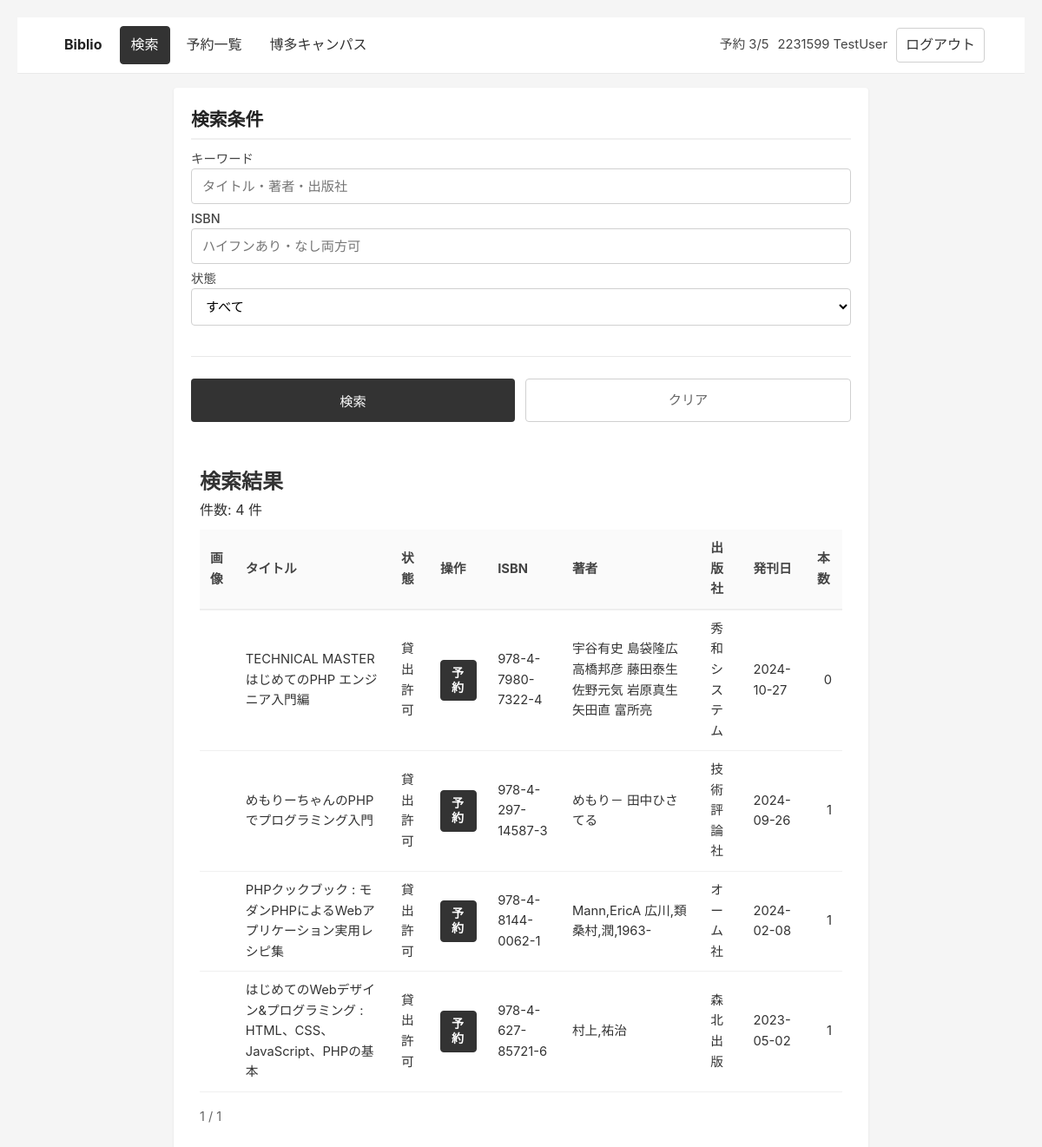
The app's page /search.php (signed in) with its own data.
### tables this page shows
CREATE TABLE `book` (
  `id` int(11) NOT NULL,
  `title` varchar(50) DEFAULT NULL,
  `isbn` varchar(20) DEFAULT NULL,
  `author` varchar(50) DEFAULT NULL COMMENT '著者',
  `publisher` varchar(50) DEFAULT NULL COMMENT '出版社',
  `publication_date` date DEFAULT NULL COMMENT '発刊日',
  `copies` int(1) DEFAULT NULL COMMENT '本数',
  `status` int(1) DEFAULT 0 COMMENT '通常＝0\r\n禁帯＝1'
);

### app_config.php (called while the page is built, shortened)
<?php
function fetchConfigInt(PDO $dbh, string $table, array $names): ?int {
	foreach ($names as $name) {
		try {
			$sql = "SELECT status FROM {$table} WHERE conf_name = :name LIMIT 1";
			$stmt = $dbh->prepare($sql);
			$stmt->execute([':name' => $name]);
			$val = $stmt->fetchColumn();
		} catch (Throwable $e) {
			continue;
		}
	}
	return null;
}
function getMaxReservationsDefault(PDO $dbh): int {
	$val = fetchConfigInt($dbh, 'page_config', ['max_reservations', 'reservation_limit', 'max_reservations_default']);
	return $val !== null && $val > 0 ? $val : 5;
}

### auth.php (called while the page is built, shortened)
<?php
function isLoggedIn(): bool {
    return isset($_SESSION['userId'], $_SESSION['stdNo'], $_SESSION['stdName']);
}
function getLoggedInUser(): array {
    return [
        'userId' => (int)$_SESSION['userId'],
        'stdNo' => (int)$_SESSION['stdNo'],
        'stdName' => (string)$_SESSION['stdName'],
        'loginAt' => (string)$_SESSION['loginAt'],
    ];
}

### search.php (the view, shortened to what this page needs)
<?php
require_once 'DBC.php';
require_once 'auth.php';
$results = [];
$totalCount = 0;
$page = 1;
$pageSize = 20;
try {
    $page = isset($_GET['page']) && ctype_digit((string)$_GET['page']) ? max(1, intval($_GET['page'])) : 1;
	$where = [];
	$whereSql = count($where) > 0 ? ('WHERE ' . implode(' AND ', $where)) : '';
	$countSql = "SELECT COUNT(*) AS c FROM book $whereSql";
	$countStmt = $dbh->prepare($countSql);
	$countStmt->execute();
	$totalCount = intval($countStmt->fetchColumn());
	$offset = ($page - 1) * $pageSize;
	$listSql = "SELECT id, title, isbn, author, publisher, publication_date, copies, status FROM book $whereSql ORDER BY publication_date DESC, title ASC LIMIT :limit OFFSET :offset";
	$listStmt = $dbh->prepare($listSql);
	$listStmt->bindValue(':limit', $pageSize, PDO::PARAM_INT);
	$listStmt->bindValue(':offset', $offset, PDO::PARAM_INT);
	$listStmt->execute();
	$results = $listStmt->fetchAll(PDO::FETCH_ASSOC);
} catch (Exception $exception) {
	$errorMessage = sprintf('検索エラー: %s', $exception->getMessage());
}
?>
<!DOCTYPE html>
<html lang="ja">
<head>
	<link rel="stylesheet" href="assets/CSS/style.css">
</head>
<body>
	<?php include 'header.php'; ?>
	<div class="container">
		<div class="form-container">
			<h2>検索条件</h2>
			<form method="get" action="search.php">
				<div class="form-group">
					<label for="q">キーワード</label>
					<input type="text" id="q" name="q" placeholder="タイトル・著者・出版社" value="<?php echo isset($_GET['q']) ? htmlspecialchars($_GET['q'], ENT_QUOTES, 'UTF-8') : ''; ?>">
				</div>
				<div class="form-group">
					<label for="isbn">ISBN</label>
					<input type="text" id="isbn" name="isbn" placeholder="ハイフンあり・なし両方可" value="<?php echo isset($_GET['isbn']) ? htmlspecialchars($_GET['isbn'], ENT_QUOTES, 'UTF-8') : ''; ?>">
				</div>
				<div class="form-group">
					<label for="status">状態</label>
					<select id="status" name="status">
						<option value="" <?php echo (!isset($_GET['status']) || $_GET['status'] === '') ? 'selected' : ''; ?>>すべて</option>
					</select>
				</div>
				<div class="form-actions">
					<button type="submit" class="submit-button">検索</button>
					<a href="search.php" class="reset-button" style="text-decoration:none;display:inline-block;text-align:center;">クリア</a>
				</div>
			</form>
		</div>
		<div class="list-container">
			<h2>検索結果</h2>
			<p>件数: <?php echo number_format($totalCount); ?> 件</p>
			<?php if ($totalCount > 0): ?>
				<table class="table">
					<thead>
						<tr>
							<th>画像</th>
							<th>タイトル</th>
							<th>状態</th>
							<th>操作</th>
							<th>ISBN</th>
							<th>著者</th>
							<th>出版社</th>
							<th>発刊日</th>
							<th>本数</th>
						</tr>
					</thead>
					<tbody>
						<?php foreach ($results as $row): ?>
							<tr>
								<td>
								</td>
								<td><?php echo htmlspecialchars($row['title'], ENT_QUOTES, 'UTF-8'); ?></td>
								<td><?php echo intval($row['status']) === 1 ? '禁帯出' : '貸出許可'; ?></td>
								<td>
									<?php if (intval($row['status']) !== 1): ?>
										<a href="reservation.php?isbn=<?php echo urlencode($row['isbn']); ?>" class="reserve-button">予約</a>
									<?php else: ?>
										<span style="color:#999;">—</span>
									<?php endif; ?>
								</td>
								<td><?php echo htmlspecialchars($row['isbn'], ENT_QUOTES, 'UTF-8'); ?></td>
								<td><?php echo htmlspecialchars($row['author'], ENT_QUOTES, 'UTF-8'); ?></td>
								<td><?php echo htmlspecialchars($row['publisher'], ENT_QUOTES, 'UTF-8'); ?></td>
								<td><?php echo htmlspecialchars($row['publication_date'], ENT_QUOTES, 'UTF-8'); ?></td>
								<td style="text-align:right;"><?php echo intval($row['copies']); ?></td>
							</tr>
						<?php endforeach; ?>
					</tbody>
				</table>
				<?php
					$totalPages = (int)ceil($totalCount / $pageSize);
					echo '<div class="pagination">';
					echo '<span class="page-info">' . $page . ' / ' . $totalPages . '</span>';
					echo '</div>';
				?>
			<?php else: ?>
				<p>該当する書籍は見つかりませんでした。</p>
			<?php endif; ?>
		</div>
	</div>
</body>
</html>

### header.php (shortened to what this page needs)
<?php
require_once __DIR__ . '/auth.php';
require_once __DIR__ . '/app_config.php';
$user = getLoggedInUser();
$current = basename($_SERVER['SCRIPT_NAME'] ?? '');
function isActive(string $file, string $current): bool {
    return strtolower($file) === strtolower($current);
}
$quotaText = '';
try {
    if (!empty($user)) {
        $stmt = $dbh->prepare('SELECT COUNT(*) FROM reservation WHERE user_id = :uid AND reservariton_status = 0');
        $stmt->execute([':uid' => (int)$user['userId']]);
        $count = (int)$stmt->fetchColumn();
        $limit = getMaxReservationsDefault($dbh);
        $quotaText = sprintf('予約 %d/%d', $count, $limit);
    }
} catch (Throwable $e) {
    $quotaText = '';
}
?>
<nav class="site-nav" data-open="false">
    <div class="nav-inner">
        <div class="nav-left">
            <a class="nav-brand" href="search.php">Biblio</a>
            <ul class="nav-links" id="navLinks">
                <li>
                    <a class="nav-link<?php echo isActive('search.php', $current) ? ' active' : ''; ?>" href="search.php" <?php echo isActive('search.php', $current) ? 'aria-current="page"' : ''; ?>>検索</a>
                </li>
                <li>
                    <a class="nav-link<?php echo isActive('reservation_list.php', $current) ? ' active' : ''; ?>" href="reservation_list.php" <?php echo isActive('reservation_list.php', $current) ? 'aria-current="page"' : ''; ?>>予約一覧</a>
                </li>
                <li>
                    <a class="nav-link<?php echo isActive('H_reservation.php', $current) ? ' active' : ''; ?>" href="H_reservation.php" <?php echo isActive('H_reservation.php', $current) ? 'aria-current="page"' : ''; ?>>博多キャンパス</a>
                </li>
            </ul>
        </div>
        <div class="nav-right">
            <?php if (!empty($user)): ?>
                <?php if ($quotaText !== ''): ?>
                <span class="nav-user"><?php echo htmlspecialchars($quotaText, ENT_QUOTES, 'UTF-8'); ?></span>
                <?php endif; ?>
                <span class="nav-user"><?php echo htmlspecialchars((string)$user['stdNo']); ?> <?php echo htmlspecialchars((string)$user['stdName']); ?></span>
                <a class="nav-logout" href="logout.php">ログアウト</a>
            <?php endif; ?>
        </div>
    </div>
</nav>

### assets/CSS/style.css (style rules this page uses)
* { margin: 0; padding: 0; box-sizing: border-box; }
body { font-family: -apple-system, BlinkMacSystemFont, 'Segoe UI', 'Hiragino Sans', 'Hiragino Kaku Gothic ProN', 'Yu Gothic', YuGothic, Meiryo, sans-serif; background-color: #f5f5f5; min-height: 100vh; padding: 20px; line-height: 1.6; color: #333; }
.container { max-width: 800px; margin: 0 auto; background-color: #ffffff; border-radius: 4px; box-shadow: 0 1px 3px rgba(0, 0, 0, 0.08); overflow: hidden; }
.form-container { padding: 20px; }
.form-container h2 { color: #222; font-size: 1.3rem; margin-bottom: 10px; padding-bottom: 5px; border-bottom: 2px solid #f0f0f0; font-weight: 600; }
.form-group { margin-bottom: 5px; }
.form-group label { display: block; font-weight: 500; color: #444; font-size: 0.9rem; }
.form-group input[type="text"], .form-group input[type="date"], .form-group input[type="number"], .form-group select { width: 100%; padding: 10px 12px; border: 1px solid #d0d0d0; border-radius: 4px; font-size: 0.95rem; transition: all 0.2s ease; font-family: inherit; background-color: #ffffff; }
.form-group select { cursor: pointer; }
.form-actions { display: flex; gap: 12px; margin-top: 35px; padding-top: 25px; border-top: 1px solid #e8e8e8; }
.submit-button, .reset-button { flex: 1; padding: 12px 28px; border: none; border-radius: 4px; font-size: 0.95rem; font-weight: 500; cursor: pointer; transition: all 0.2s ease; font-family: inherit; }
.submit-button { background-color: #333; color: #ffffff; }
.reset-button { background-color: #ffffff; color: #666; border: 1px solid #d0d0d0; }
.list-container { padding: 30px; overflow-x: auto; }
.table { width: 100%; min-width: 600px; border-collapse: collapse; margin-top: 10px; font-size: 0.92rem; }
.table thead th { text-align: left; background: #fafafa; border-bottom: 2px solid #eee; padding: 10px 12px; color: #444; }
.table tbody td { border-bottom: 1px solid #f0f0f0; padding: 10px 12px; }
.pagination { display: flex; align-items: center; gap: 10px; margin-top: 16px; }
.page-info { color: #666; font-size: 0.9rem; }
.reserve-button { display: inline-block; padding: 6px 12px; border-radius: 4px; background-color: #333; color: #fff; text-decoration: none; border: 1px solid #333; font-size: 0.88rem; font-weight: 600; line-height: 1.2; }
.site-nav { position: sticky; top: 0; z-index: 100; background: #ffffff; border-bottom: 1px solid #eaeaea; margin-bottom: 16px; }
.nav-inner { max-width: 1100px; margin: 0 auto; display: flex; align-items: center; justify-content: space-between; gap: 12px; padding: 10px 16px; }
.nav-left { display: flex; align-items: center; gap: 12px; }
.nav-brand { display: inline-block; font-weight: 700; color: #222; text-decoration: none; padding: 6px 8px; border-radius: 4px; }
.nav-links { display: flex; align-items: center; list-style: none; gap: 6px; }
.nav-link { display: inline-block; padding: 8px 12px; border-radius: 4px; color: #333; text-decoration: none; border: 1px solid transparent; }
.nav-link.active { background: #333; color: #fff; border-color: #333; }
.nav-right { display: flex; align-items: center; gap: 10px; }
.nav-user { color: #444; font-size: 0.92rem; }
.nav-logout { display: inline-block; padding: 6px 10px; border-radius: 4px; color: #333; border: 1px solid #d0d0d0; text-decoration: none; background: #fff; }

### records on screen
book: title "TECHNICAL MASTER はじめてのPHP エンジニア入門編", status "貸出許可", isbn "978-4-7980-7322-4", author "宇谷有史 島袋隆広 高橋邦彦 藤田泰生 佐野元気 岩原真生 矢田直 富所亮", publisher "秀和システム", publication_date "2024-10-27", copies "0"
book: title "めもりーちゃんのPHPでプログラミング入門", status "貸出許可", isbn "978-4-297-14587-3", author "めもり－ 田中ひさてる", publisher "技術評論社", publication_date "2024-09-26", copies "1"
book: title "PHPクックブック : モダンPHPによるWebアプリケーション実用レシピ集", status "貸出許可", isbn "978-4-8144-0062-1", author "Mann,EricA 広川,類 桑村,潤,1963-", publisher "オーム社", publication_date "2024-02-08", copies "1"
book: title "はじめてのWebデザイン&プログラミング : HTML、CSS、JavaScript、PHPの基本", status "貸出許可", isbn "978-4-627-85721-6", author "村上,祐治", publisher "森北出版", publication_date "2023-05-02", copies "1"

### other values on screen
$quotaText "予約 3/5"
$user['stdNo'] "2231599"
$user['stdName'] "TestUser"
$totalCount "4"
$page "1"
$totalPages "1"
